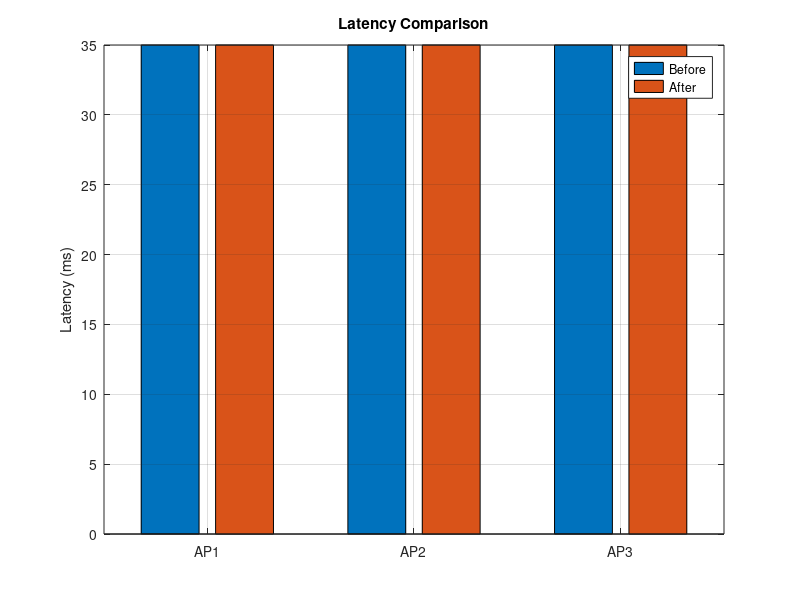
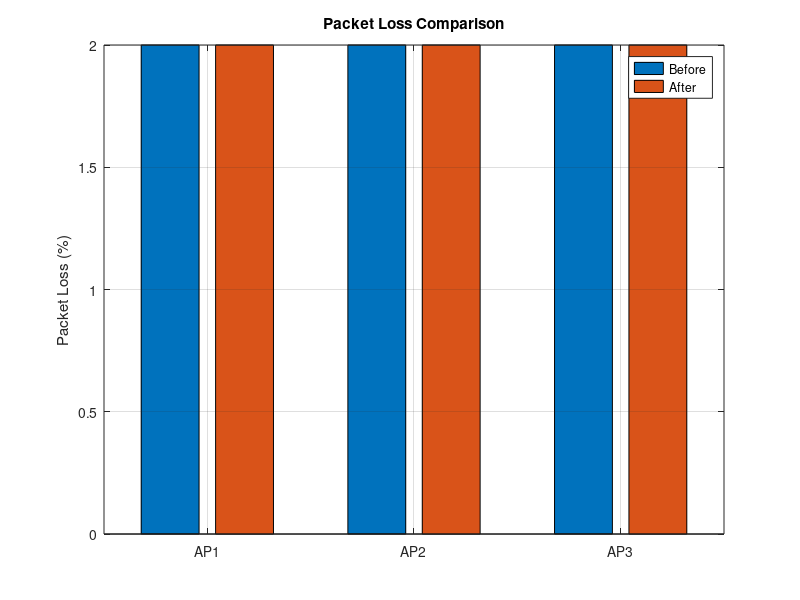
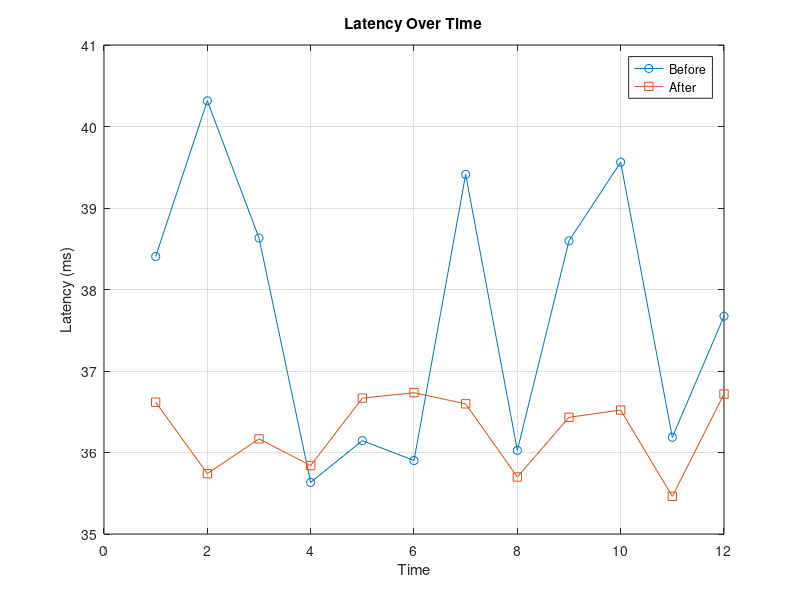
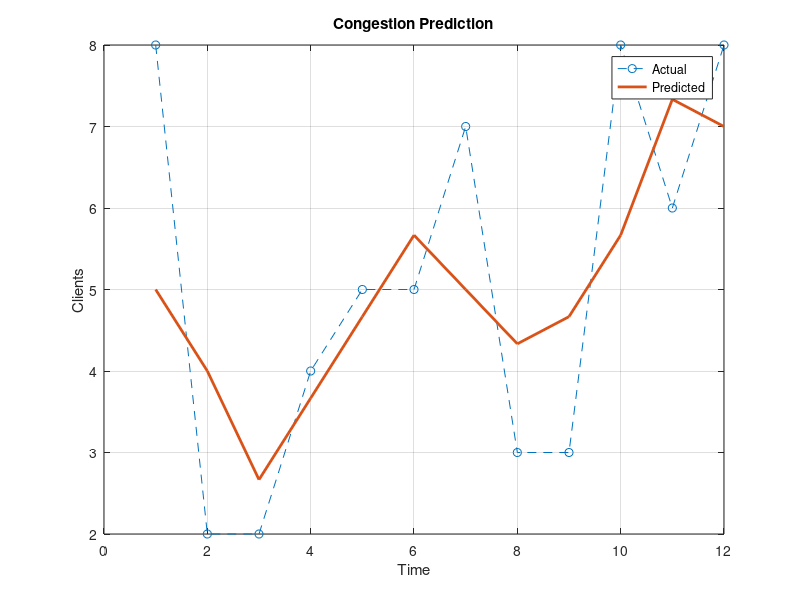

These figures' MATLAB source, in order:
clc; clear; close all;

% Parameters
baseDelay   = 20;   % ms
delayFactor = 3;    % ms per user
lossFactor  = 0.4;  % % per user

APs = {'AP1','AP2','AP3'};
N   = numel(APs);

% -------- User Input --------
disp('Enter number of users for each AP');
users = zeros(1,N);
for i = 1:N
    users(i) = input(['Users on ' APs{i} ': ']);
end

% -------- Before Edge-AI --------
lat_before  = baseDelay + users * delayFactor;
loss_before = users * lossFactor;
fair_before = (sum(users)^2) / (N * sum(users.^2));

% -------- Edge-AI Logic (near-equal + remainder) --------
total_users = sum(users);
fair_users  = floor(total_users / N);
remainder   = mod(total_users, N);

users_after = repmat(fair_users, 1, N);
for k = 1:remainder
    users_after(k) = users_after(k) + 1;
end

% -------- After Edge-AI --------
lat_after  = baseDelay + users_after * delayFactor;
loss_after = users_after * lossFactor;
fair_after = (sum(users_after)^2) / (N * sum(users_after.^2));

% -------- Output --------
disp(' ');
disp('=== BEFORE EDGE-AI ===');
for i = 1:N
    fprintf('%s | Users=%d | Lat=%.1f ms | Loss=%.1f%%\n', ...
        APs{i}, users(i), lat_before(i), loss_before(i));
end
fprintf('Fairness Before: %.3f\n', fair_before);

disp(' ');
disp('=== AFTER EDGE-AI ===');
for i = 1:N
    fprintf('%s | Users=%d | Lat=%.1f ms | Loss=%.1f%%\n', ...
        APs{i}, users_after(i), lat_after(i), loss_after(i));
end
fprintf('Fairness After : %.3f\n', fair_after);

% -------- Latency Comparison --------
figure;
bar([lat_before; lat_after]');
set(gca,'XTickLabel',APs);
ylabel('Latency (ms)');
legend('Before','After');
title('Latency Comparison');
grid on;

% -------- Packet Loss Comparison --------
figure;
bar([loss_before; loss_after]');
set(gca,'XTickLabel',APs);
ylabel('Packet Loss (%)');
legend('Before','After');
title('Packet Loss Comparison');
grid on;

% -------- Latency Over Time --------
T = 12;
lat_t_before = mean(lat_before) + rand(1,T)*6;
lat_t_after  = mean(lat_after)  + rand(1,T)*2;

figure;
plot(lat_t_before,'-o'); hold on;
plot(lat_t_after,'-s');
xlabel('Time');
ylabel('Latency (ms)');
legend('Before','After');
title('Latency Over Time');
grid on;

% -------- Congestion Prediction (AI-style) --------
actual = users(1) + randi([-3 3],1,T);
pred   = movmean(actual,3);

figure;
plot(actual,'--o'); hold on;
plot(pred,'LineWidth',2);
xlabel('Time');
ylabel('Clients');
legend('Actual','Predicted');
title('Congestion Prediction');
grid on;
